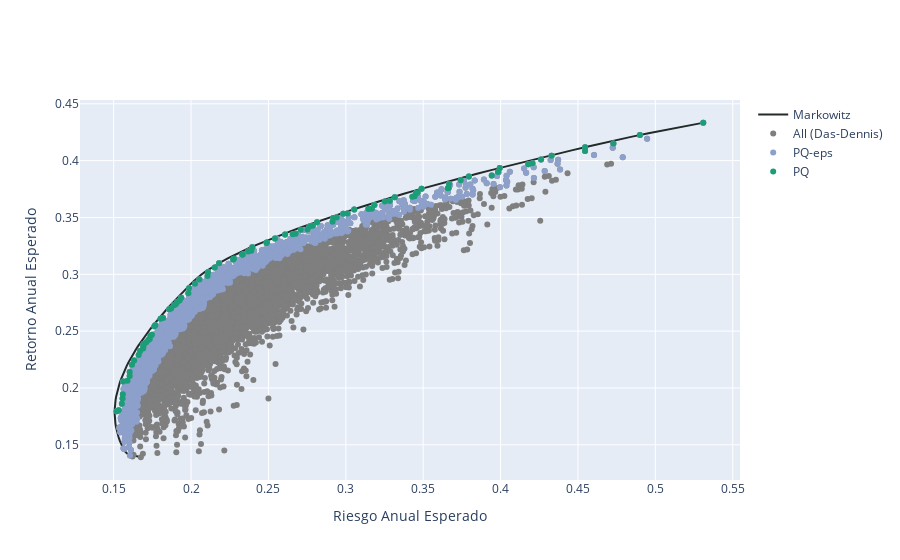

Notebook code for this chart:
### Code cell
frames = [FA_das, FA_das_best_eps, FA_das_best]
labels = ['All (Das-Dennis)', 'PQ-eps', 'PQ']
fig = my_plotting.plotting_samples_plotly(ef_R, frames, labels, colors)
